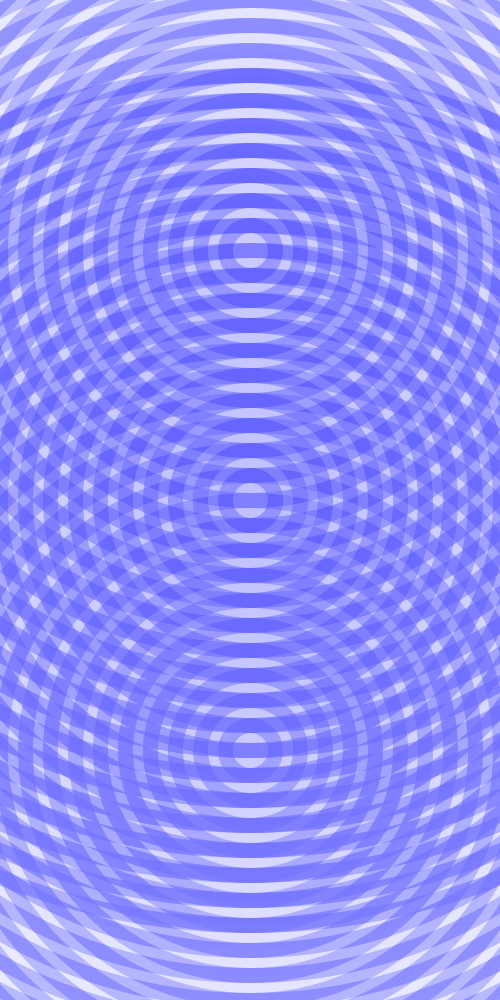
Frame 1 (no input)
Frame 60 (the mouse pressed at the canvas centre just before this capture): identical to frame 1, image omitted
Frame 120 (the mouse held since frame 60 and released just before this capture): identical to frame 1, image omitted

The Processing sketch that drew this single still picture (run headless with seeded random() and noise(); from frame 60 on, the mouse is pressed at the canvas centre):

// Processing sketch: processing_32495
// ── processing_32495.pde

//import processing.pdf.*;

int circleX = 250;
int circleY = 250;
int circlesize = 0;
int circleX2 = 250;
int circleY2 = 500;
int circlesize2 = 0;
int circleX3 = 250;
int circleY3 = 750;
int circlesize3 = 0;


void setup(){
  size (500,1000);
  //beginRecord(PDF, "pattern5.pdf");
  background(255);
  smooth();
  stroke(0,0,255, 50);
  strokeWeight(15);
fill(0,0,255, 1);
 
}
void draw(){
  
  /*int x = 30;
  int y = 0;
  
  while (y<250){
    line (y * x,0,y*x, 1000);
    y = y + 1;   
  } */  
  
 
  
  while(circlesize<1400){
ellipse(circleX, circleY , circlesize,circlesize);
circlesize = circlesize + 50;
  if (circleY>500){
    circleY = 500;
    circleX = circleX + 500;
}
  }
  
    
  
  while(circlesize2<1400){
ellipse(circleX2, circleY2 , circlesize2,circlesize2);
circlesize2 = circlesize2 + 50;
  if (circleY2>1000){
    circleY2 = 1000;
    circleX2 = circleX2 + 500;
}
  }
 
  while(circlesize3<1400){
ellipse(circleX3, circleY3 , circlesize3,circlesize3);
circlesize3 = circlesize3 + 50;
  if (circleY3>1000){
    circleY3 = 1000;
    circleX3 = circleX3 + 500;
}
}
/*endRecord();
exit();
*/}
